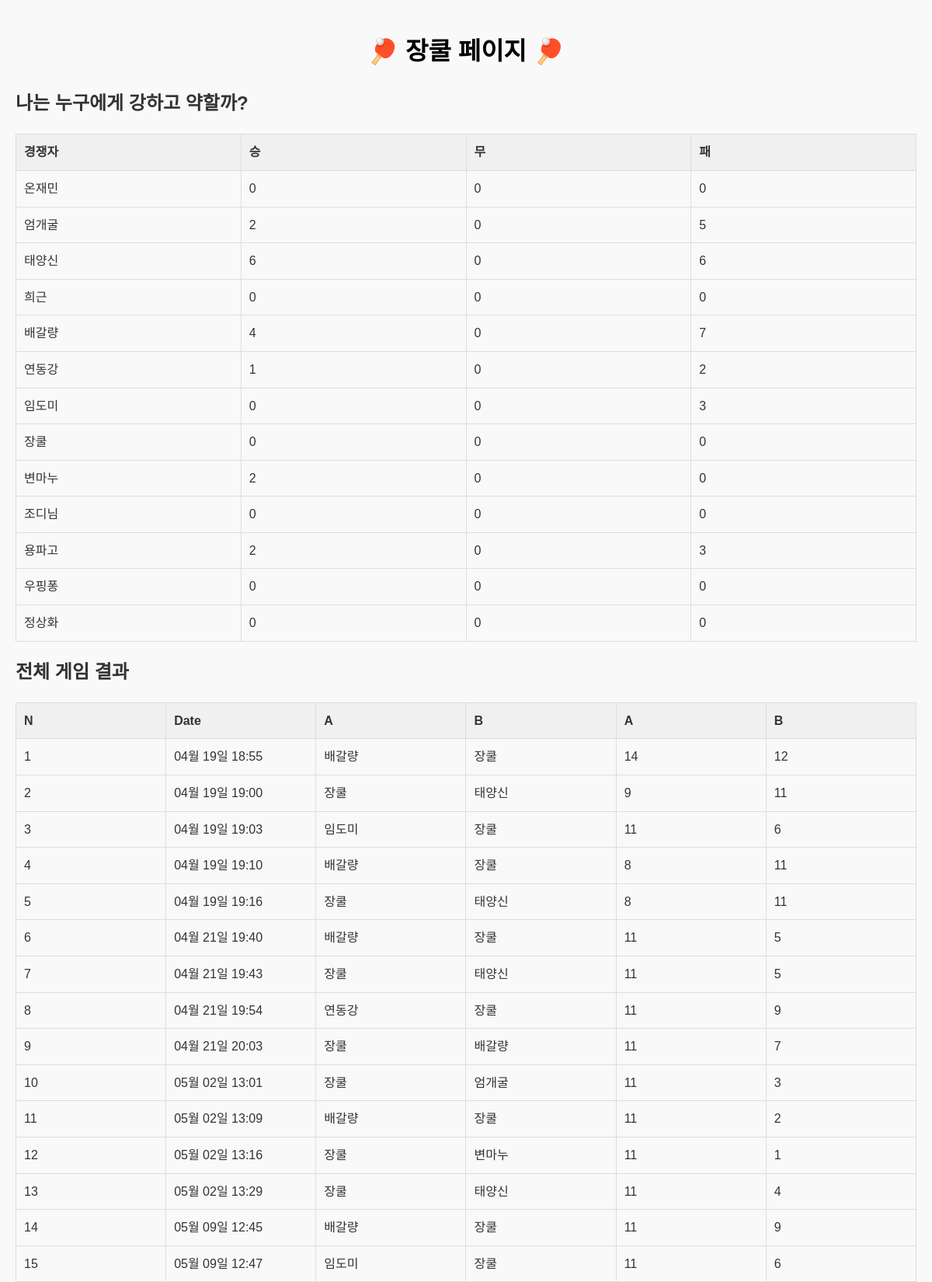
/personal/19 (upper part), run on the app's committed database.
### myapp/models.py (models this page shows, shortened)
class User(models.Model):
    name = models.CharField(max_length=5)
    wins = models.IntegerField(default=0)
    draws = models.IntegerField(default=0)
    losses = models.IntegerField(default=0)

class GameResult(models.Model):
    game_number = models.AutoField(primary_key=True)
    datetime = models.DateTimeField()
    player_a = models.ForeignKey(User, on_delete=models.CASCADE, related_name='games_as_player_a')
    player_b = models.ForeignKey(User, on_delete=models.CASCADE, related_name='games_as_player_b')
    score_a = models.IntegerField()
    score_b = models.IntegerField()
    season = models.IntegerField(default=1)  # New field with default value

### myapp/views.py (the view)
# urls.py: path('personal/<int:personal_id>', views.personal, name='personal'),
def personal(request, personal_id):
    personal_data=User.objects.get(id=personal_id)
    users = User.objects.all().order_by('id')
    user_index_map = {user.id: index for index,user in enumerate(users)}
    personal_results = GameResult.objects.filter(
        player_a=personal_data.id
    ) | GameResult.objects.filter(
        player_b=personal_data.id
    )
    score_matrix=[[0,0,0] for _ in range(len(users))] #승무패
    for result in personal_results:
        if result.player_a.id == personal_data.id: #player_a일 때
            row_num=user_index_map[result.player_b.id]
            if result.score_a > result.score_b:
                score_matrix[row_num][0] +=1 #승리
            elif result.score_a == result.score_b:
                score_matrix[row_num][1] +=1 #무승부
            else: #패배
                score_matrix[row_num][2] +=1
        elif result.player_b.id == personal_data.id: #player_b일 때
            row_num=user_index_map[result.player_a.id]
            if result.score_a > result.score_b:
                score_matrix[row_num][2] +=1 #패배
            elif result.score_a == result.score_b:
                score_matrix[row_num][1] +=1
            else: #승리
                score_matrix[row_num][0] +=1
    personal_results = personal_results.order_by("datetime")
    users_scores = zip(users, score_matrix)
    return render(request, 'personal.html',{'personal_data':personal_data, 'personal_results':personal_results, 'users_scores':users_scores } )

### myapp/templates/personal.html (shortened to what this page needs)
{% load static %}
<!DOCTYPE html>
<html lang="en">
  <head>
    <link rel="stylesheet" href="{% static 'myapp/css/personal.css' %}" />
  </head>
  <body>
    <header>
      <h1>🏓 {{personal_data.name}} 페이지 🏓</h1>
    </header>
    <section>
        <h2>나는 누구에게 강하고 약할까?</h2>
        <table border="1">
          <tr>
            <th>경쟁자</th>
            <th>승</th>
            <th>무</th>
            <th>패</th>
          </tr>
          {% for users, scores in users_scores %}
          <tr>
            <td>{{ users.name }}</td>
            <td>{{ scores.0 }}</td>
            <td>{{ scores.1 }}</td>
            <td>{{ scores.2 }}</td>
          </tr>
          {% endfor %}
        </table>
      </section>
    <section>
      <h2>전체 게임 결과</h2>
      <table border="1">
        <tr>
          <th>N</th>
          <th>Date</th>
          <th>A</th>
          <th>B</th>
          <th>A</th>
          <th>B</th>
        </tr>
        {% for result in personal_results %}
        <tr>
          <td>{{ forloop.counter }}</td>
          <td>{{ result.datetime|date:"m월 d일 H:i" }}</td>
          <td>{{ result.player_a.name }}</td>
          <td>{{ result.player_b.name }}</td>
          <td>{{ result.score_a }}</td>
          <td>{{ result.score_b }}</td>
        </tr>
        {% endfor %}
      </table>
    </section>
  </body>
</html>

### myapp/static/myapp/css/personal.css (style rules this page uses)
body { font-family: "Arial", sans-serif; background-color: #f9f9f9; color: #333; margin: 0; padding: 20px; line-height: 1.6; }
header h1 { text-align: center; color: #000000; animation: shake 0.5s infinite; }
table { width: 100%; border-collapse: collapse; table-layout: fixed; }
th, td { border: 1px solid #ddd; padding: 10px; text-align: left; }
th { background-color: #f0f0f0; }

### data on the page
User: name "장쿨", draws "0"
User: name "온재민", draws "0"
User: name "엄개굴", scores "2", draws "0", scores "5"
User: name "태양신", scores "6", draws "0"
User: name "희근", scores "0"
User: name "배갈량", scores "4", draws "0", scores "7"
User: name "연동강", scores "1", draws "0", scores "2"
User: name "임도미", draws "0", scores "3"
User: name "변마누", scores "2", draws "0"
User: name "조디님", draws "0"
User: name "용파고", scores "2", draws "0", scores "3"
User: name "우핑퐁", scores "0"
User: name "정상화", scores "0"
GameResult: datetime "04월 19일 18:55", player_a.name "배갈량", player_b.name "장쿨", score_a "14", score_b "12"
GameResult: datetime "04월 19일 19:00", player_a.name "장쿨", player_b.name "태양신", score_a "9", score_b "11"
GameResult: datetime "04월 19일 19:03", player_a.name "임도미", player_b.name "장쿨", score_a "11", score_b "6"
GameResult: datetime "04월 19일 19:10", player_a.name "배갈량", player_b.name "장쿨", score_a "8", score_b "11"
GameResult: datetime "04월 19일 19:16", player_a.name "장쿨", player_b.name "태양신", score_a "8", score_b "11"
GameResult: datetime "04월 21일 19:40", player_a.name "배갈량", player_b.name "장쿨", score_a "11", score_b "5"
GameResult: datetime "04월 21일 19:43", player_a.name "장쿨", player_b.name "태양신", score_a "11", score_b "5"
GameResult: datetime "04월 21일 19:54", player_a.name "연동강", player_b.name "장쿨", score_a "11", score_b "9"
GameResult: datetime "04월 21일 20:03", player_a.name "장쿨", player_b.name "배갈량", score_a "11", score_b "7"
GameResult: datetime "05월 02일 13:01", player_a.name "장쿨", player_b.name "엄개굴", score_a "11", score_b "3"
GameResult: datetime "05월 02일 13:09", player_a.name "배갈량", player_b.name "장쿨", score_a "11", score_b "2"
GameResult: datetime "05월 02일 13:16", player_a.name "장쿨", player_b.name "변마누", score_a "11", score_b "1"
GameResult: datetime "05월 02일 13:29", player_a.name "장쿨", player_b.name "태양신", score_a "11", score_b "4"
GameResult: datetime "05월 09일 12:45", player_a.name "배갈량", player_b.name "장쿨", score_a "11", score_b "9"
GameResult: datetime "05월 09일 12:47", player_a.name "임도미", player_b.name "장쿨", score_a "11", score_b "6"
